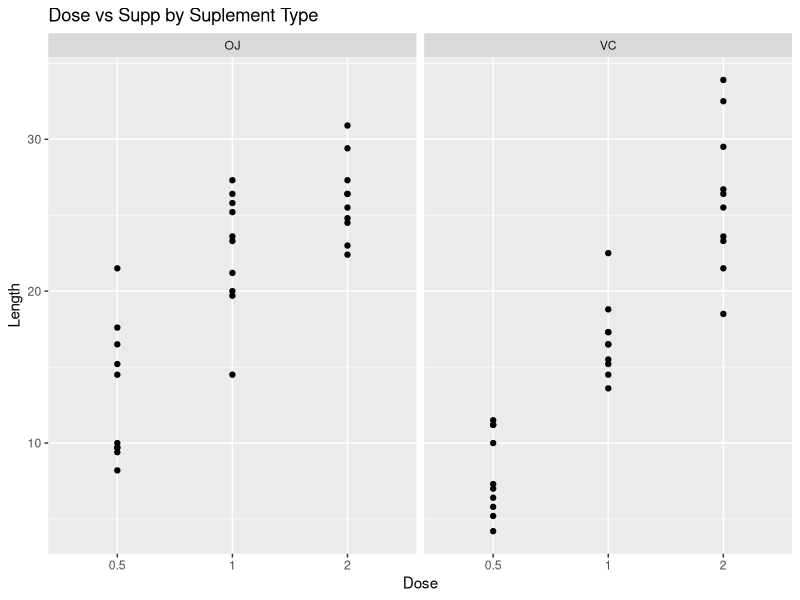
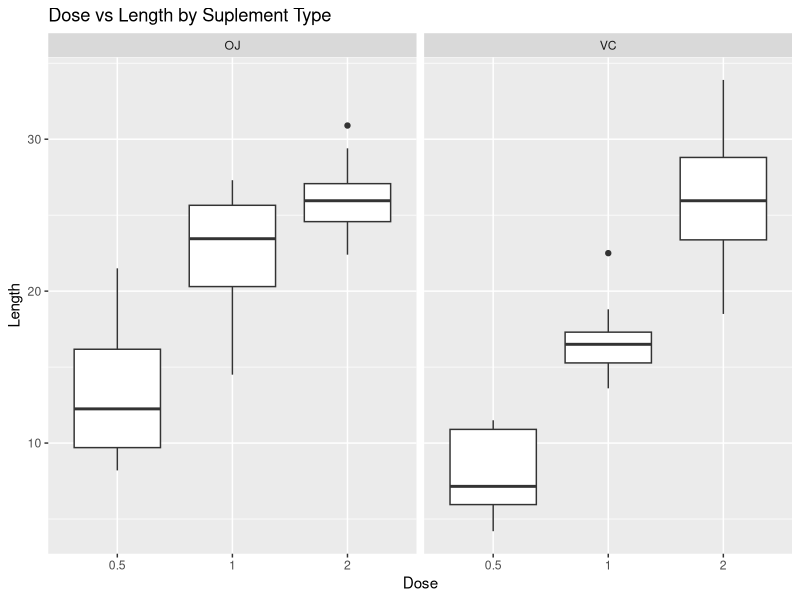

These charts were generated, in order, by the following R code:
library(ggplot2)
library(dplyr)

data("ToothGrowth")
data <- as.data.frame(ToothGrowth)
summary(data)

ggplot(data,aes(factor(dose),len)) + geom_point(stat = "identity") + facet_grid(.~supp) +  
    labs(title="Dose vs Supp by Suplement Type", y="Length", x="Dose")

ggplot(data, aes(x=factor(dose),y=len)) + geom_boxplot() + facet_grid(.~supp) + 
    labs(title="Dose vs Length by Suplement Type", y="Length", x="Dose")

sdoseoj <- select(filter(data, supp == "OJ" & dose==0.5),len)
sdosevc <- select(filter(data, supp == "VC" & dose==0.5),len)
smalltest <- t.test(sdoseoj,sdosevc,paired = FALSE,var.equal = FALSE)
smalltest$conf.int
smalltest$p.value

mdoseoj <- select(filter(data, supp == "OJ" & dose==1),len)
mdosevc <- select(filter(data, supp == "VC" & dose==1),len)
medtest <- t.test(mdoseoj,mdosevc,paired = FALSE,var.equal = FALSE)
medtest$conf.int
medtest$p.value

ldoseoj <- select(filter(data, supp == "OJ" & dose==2),len)
ldosevc <- select(filter(data, supp == "VC" & dose==2),len)
largetest <- t.test(ldoseoj,ldosevc,paired = FALSE,var.equal = FALSE)
largetest$conf.int
largetest$p.value

#sdose <- rbind(sdoseoj,sdosevc)
#mdose <- rbind(mdoseoj,mdosevc)
#ldose <- rbind(ldoseoj,ldosevc)

oj <- rbind(sdoseoj,mdoseoj,ldoseoj)
vc <- rbind(sdosevc,mdosevc,ldosevc)
t.test(oj,vc,paired = FALSE,var.equal = FALSE)
